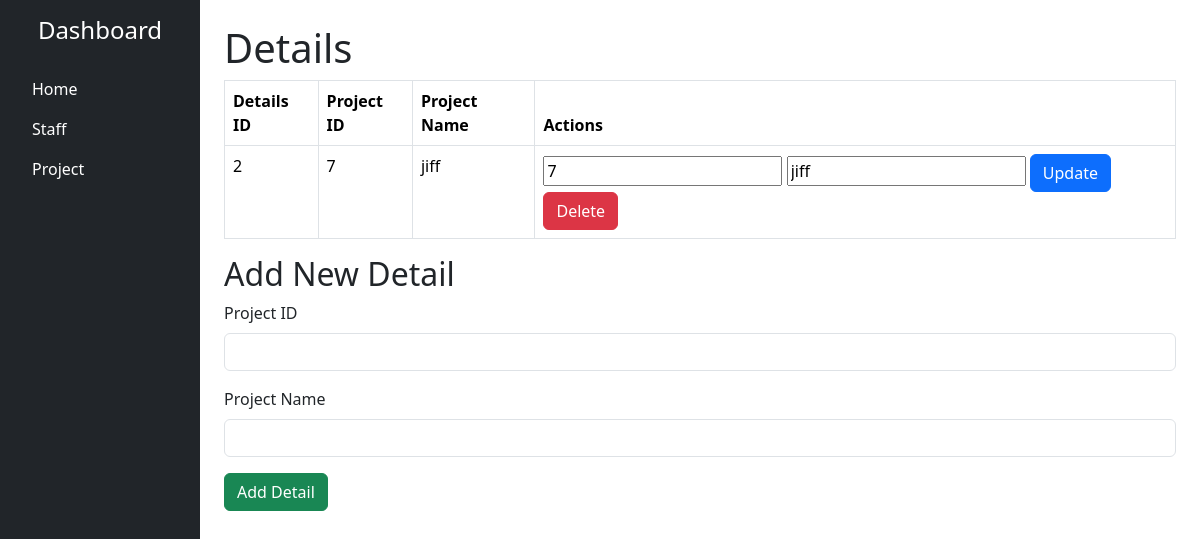
Page /details on the earlier database version.
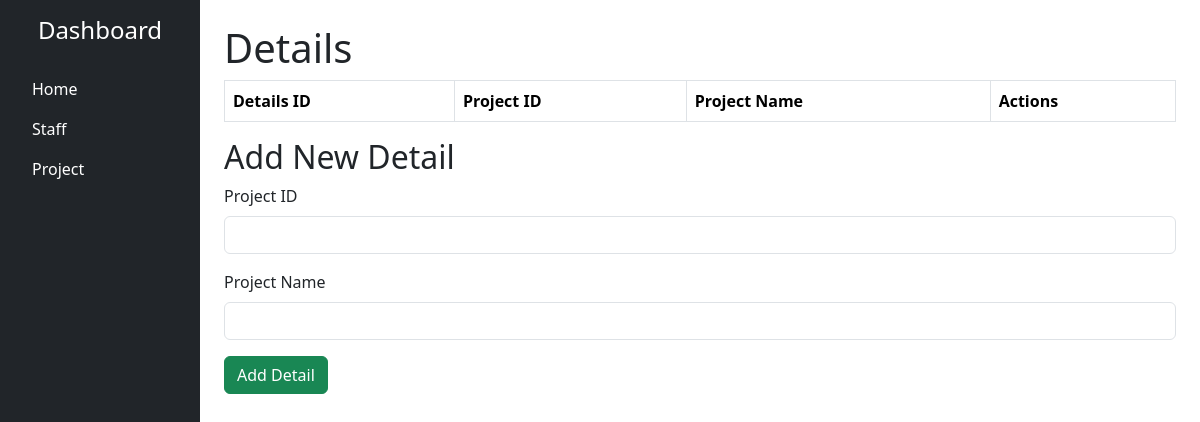
Same page on the later database version.
### models.py (models this page shows)
class Details(db.Model):  # Fixed typo: Changed db.model to db.Model
    __tablename__ = 'details'
    details_id = db.Column(db.Integer, primary_key=True)  # Fixed typo in 'details_id'
    project_id = db.Column(db.Integer, db.ForeignKey('projects.id'), nullable=False)  # Fixed ForeignKey syntax
    project_name = db.Column(db.String(200), nullable=False)  # Fixed typo in 'project_name'

### app.py (the view, shortened to what this page needs)
@app.route('/details', methods=['GET', 'POST'])
def details():
    all_details = Details.query.all()
    return render_template('details.html', details=all_details)

### templates/details.html (shortened to what this page needs)
{% extends 'base.html' %}
{% block body %}
<h1>Details</h1>
<table class="table table-bordered">
    <thead>
        <tr>
            <th>Details ID</th>
            <th>Project ID</th>
            <th>Project Name</th>
            <th>Actions</th>
        </tr>
    </thead>
    <tbody>
        {% for detail in details %}
        <tr>
            <td>{{ detail.details_id }}</td>
            <td>{{ detail.project_id }}</td>
            <td>{{ detail.project_name }}</td>
            <td>
                <form method="POST" action="{{ url_for('update_detail', id=detail.details_id) }}"
                    style="display:inline;">
                    <input type="number" name="project_id" value="{{ detail.project_id }}" required>
                    <input type="text" name="project_name" value="{{ detail.project_name }}" required>
                    <button type="submit" class="btn btn-primary">Update</button>
                </form>
                <form method="POST" action="{{ url_for('delete_detail', id=detail.details_id) }}"
                    style="display:inline;">
                    <button type="submit" class="btn btn-danger">Delete</button>
                </form>
            </td>
        </tr>
        {% endfor %}
    </tbody>
</table>
<h2>Add New Detail</h2>
<form method="POST" action="{{ url_for('details') }}">
    <div class="mb-3">
        <label for="project_id" class="form-label">Project ID</label>
        <input type="number" id="project_id" name="project_id" class="form-control" required>
    </div>
    <div class="mb-3">
        <label for="project_name" class="form-label">Project Name</label>
        <input type="text" id="project_name" name="project_name" class="form-control" required>
    </div>
    <button type="submit" class="btn btn-success">Add Detail</button>
</form>
{% endblock %}

### templates/base.html (shortened to what this page needs)
<!DOCTYPE html>
<html lang="en">
<head>
    <link href="https://cdn.jsdelivr.net/npm/bootstrap@5.3.3/dist/css/bootstrap.min.css" rel="stylesheet"
>
</head>
<body>
    <div class="container-fluid">
        <div class="row">
            <div id="sidebar" class="col-md-3 col-lg-2 bg-dark text-white p-3" style="min-height: 100vh;">
                <h4 class="text-center mb-4">Dashboard</h4>
                <ul class="nav flex-column">
                    <li class="nav-item"><a href="/" class="nav-link text-white" onclick="showContent('home')">Home</a>
                    </li>
                    <li class="nav-item"><a href="{{url_for('staff')}}" class="nav-link text-white"
                            onclick="showContent('staff')">Staff</a></li>
                    <li class="nav-item"><a href="{{ url_for('projects') }}" class="nav-link text-white"
                            onclick="showContent('project')">Project</a></li>
            </div>
            <div id="content" class="col-md-9 col-lg-10 p-4">
                {% block body %}{% endblock %}
            </div>
        </div>
    </div>
</body>
</html>

Differences in the rows shown:
removed Details: details_id "2", project_id "7", project_name "jiff"
